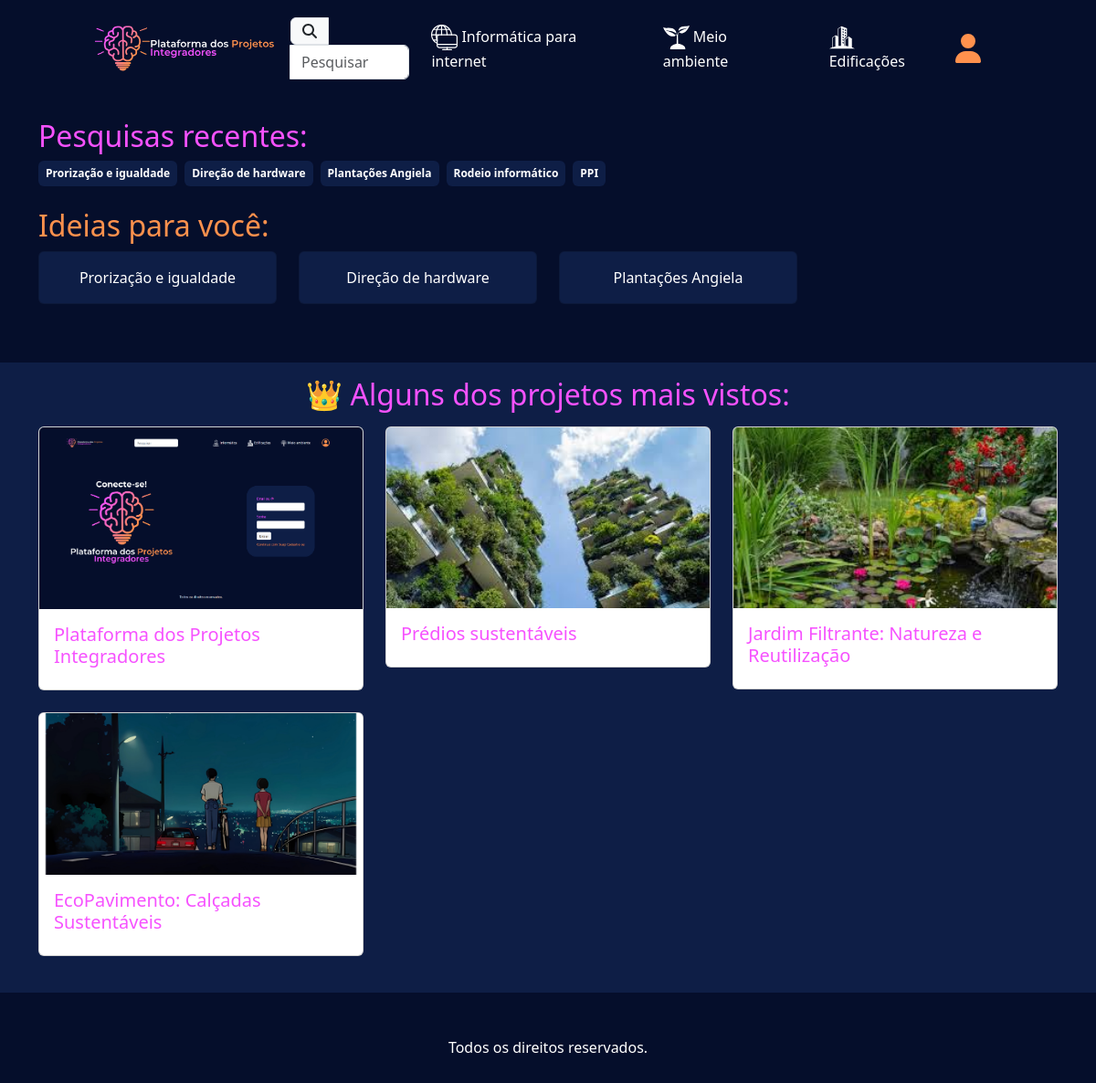
The page /pesquisar/ on the database its author committed.
### ppi/models.py (models this page shows, shortened)
class Curso(models.Model):
    titulo = models.CharField(max_length=50)
    logo = models.FileField(blank=True)

class Projeto(models.Model):
    titulo = models.CharField(max_length=80)
    resumo = models.TextField(max_length=150)
    objetivo = models.TextField(max_length=2000)
    capa = models.ImageField('media/')
    pdf = models.FileField(blank=True, null=True)
    imagens = models.ImageField(blank=True, null=True)
    palavras_chave = models.CharField(max_length=200, blank=True, null=True)
    curso = models.ForeignKey(Curso,on_delete=models.CASCADE)
    alunos = models.ManyToManyField(Aluno, related_name="projetos")
    orientadores = models.ManyToManyField(Orientador, related_name="projetos")
    criado_em = models.DateTimeField(auto_now_add=True,null=True)

### ppi/views.py (the view)
# urls.py: path("pesquisar/", views.pesquisar, name = "pesquisar"),
def pesquisar(request):
    posts = Projeto.objects.all()
    context = {
        "projetos" : posts,
        'pesquisas': ['Prorização e igualdade', 'Direção de hardware', 'Plantações Angiela', 'Rodeio informático', 'PPI'],
        'ideias': ['Prorização e igualdade', 'Direção de hardware', 'Plantações Angiela'],
    }
    return render(request, 'pesquisar.html', context)

### ppi/context_processors.py (called while the page is built)
def cursos(request):
    return {
        "cursos" : Curso.objects.all,
    }

### ppi/templates/pesquisar.html (shortened to what this page needs)
{% extends 'base.html' %}
{% load static %}
{% block conteudo %}
<section class="container mt-4">
    <h2 class="roxinho">Pesquisas recentes:</h2>
    <div class="d-flex flex-wrap gap-2">
        {% for pesquisa in pesquisas %}
            <span class="badge blueback p-2">{{ pesquisa }}</span>
        {% endfor %}
    </div>
</section>
<section class="container mt-4">
    <h2 class="laranja">Ideias para você:</h2>
    <div class="row">
        {% for ideia in ideias %}
            <div class="col-md-3 mb-3">
                <div class="card blueback text-white text-center p-3">
                    {{ ideia }}
                </div>
            </div>
        {% endfor %}
    </div>
</section>
 <div class="container-fluid blueback">
     <section class="container mt-5 py-3">
         <h2 class="roxinho text-center mb-3">👑 Alguns dos projetos mais vistos:</h2>
         <div class="row">
             {% for projeto in projetos %}
                 <div class="col-md-4 mb-4">
                     <div class="card">
                         <img src="{{ projeto.capa.url }}" alt="{{ projeto.titulo }}" class="card-img-top">
                         <div class="card-body">
                             <h5 class="card-title roxinho">{{ projeto.titulo }}</h5>
                         </div>
                     </div>
                 </div>
                 {% empty %}
                 <li>Nenhum projeto encotrado.<li/>
             {% endfor %}
         </div>
     </section>
 </div>
{% endblock conteudo %}

### ppi/templates/base.html (shortened to what this page needs)
{% load static %}
<!doctype html>
<html lang="pt-br">
  <head>
    <link href="https://cdn.jsdelivr.net/npm/select2@4.1.0-rc.0/dist/css/select2.min.css" rel="stylesheet" />
    <link href="https://cdn.jsdelivr.net/npm/bootstrap@5.3.3/dist/css/bootstrap.min.css" rel="stylesheet">
    <link rel="stylesheet" href="{% static 'style.css' %}">
  </head>
  <body style="background-color: rgb(5, 14, 43);">
    <nav class="navbar navbar-expand-lg">
      <div class="container custom-container">
          <a class="navbar-brand" href="{% url 'index' %}">
              <img src="{% static 'imgs/logotopo.svg' %}" alt="Logo" style="max-height: 80px;">
          </a>
          <div class="collapse navbar-collapse" id="navbarSupportedContent">
              <ul class="navbar-nav mb-2 mb-lg-0 ms-auto d-flex align-items-center">
                {% if request.path == "/pesquisar/" %}
                <form
                    method="GET"
                    class="d-flex justify-content-center"
                    onsubmit="return redirectToSearchPage();"
                >
                <div class="input-group">
                  <span class="input-group-text" id="basic-addon1">
                    <i class="fa-solid fa-magnifying-glass text-dark"></i>
                  </span>
                  <input type="text" id="pesquisar" class="form-control search-bar" placeholder="Pesquisar" aria-describedby="basic-addon1">
                </div>
                </form>
                {% endif %}
                  {% for curso in cursos %}
                  <li class="nav-item mx-3">
                      <a class="text-white nav-link" href="{% url 'projetos' curso.id %}">
                          <img src="{{ curso.logo.url }}" style="max-width: 1.8rem;" alt="{{curso.titulo}}">
                          {{ curso.titulo }}
                      </a>
                  </li>
                  {% endfor %}
                  {% if user.is_authenticated %}
                  <li class="nav-item me-3">
                      <a class="nav-link" href="{% url 'verperfil' %}">
                        <i class="fa-solid fa-user fa-2xl laranja"></i>
                      </a>
                  </li>
                  {% else %}
                  <li class="nav-item me-3">
                      <a class="nav-link" href="{% url 'login' %}">
                        <i class="fa-solid fa-user fa-2xl laranja"></i>
                      </a>
                  </li>
                  {% endif %}
              </ul>
          </div>
      </div>
    </nav>
    {% block conteudo %}
    {% endblock conteudo %}
    <footer class="py-5 text-center text-white">
      Todos os direitos reservados.
    </footer>
  </body>
</html>

### ppi/static/style.css (style rules this page uses)
.roxinho { color: rgb(246, 82, 255); text-decoration: none; }
.laranja { color: rgb(255, 145, 77); text-decoration: none; }
.blueback { background-color: rgb(14, 30, 70); }
.custom-container { max-width: 85vw; width: 100%; }
input::placeholder, textarea::placeholder { color: #ffffff; }
input, textarea, select { border: none; }
#pesquisar { width: 100px; transition: width 0.5s; }

### rows shown on the page
Curso: logo (picture), titulo "Informática para internet"
Curso: logo (picture), titulo "Meio ambiente"
Curso: logo (picture), titulo "Edificações"
Projeto: capa (picture), titulo "Plataforma dos Projetos Integradores"
Projeto: capa (picture), titulo "Prédios sustentáveis"
Projeto: capa (picture), titulo "Jardim Filtrante: Natureza e Reutilização"
Projeto: capa (picture), titulo "EcoPavimento: Calçadas Sustentáveis"

### other values the page prints
{{ pesquisa }} "Prorização e igualdade" "Direção de hardware" "Plantações Angiela" "Rodeio informático" "PPI"
{{ ideia }} "Prorização e igualdade" "Direção de hardware" "Plantações Angiela"
